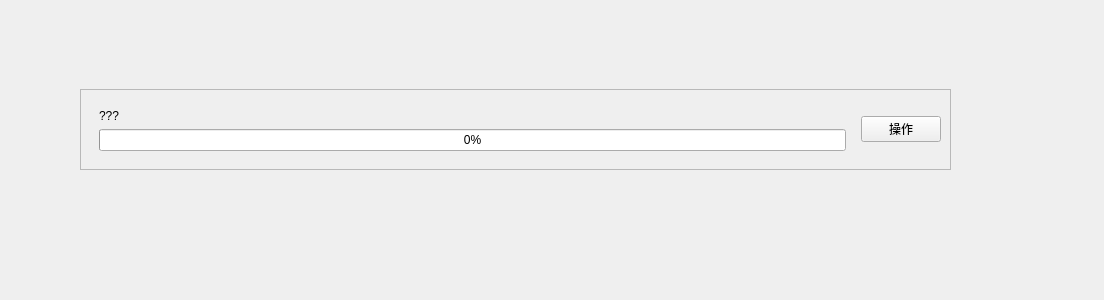
<?xml version="1.0" encoding="UTF-8"?>
<ui version="4.0">
 <class>Form</class>
 <widget class="QWidget" name="Form">
  <property name="geometry">
   <rect>
    <x>0</x>
    <y>0</y>
    <width>1104</width>
    <height>300</height>
   </rect>
  </property>
  <property name="windowTitle">
   <string>Form</string>
  </property>
  <widget class="QFrame" name="frame">
   <property name="geometry">
    <rect>
     <x>80</x>
     <y>89</y>
     <width>871</width>
     <height>81</height>
    </rect>
   </property>
   <property name="maximumSize">
    <size>
     <width>16777215</width>
     <height>81</height>
    </size>
   </property>
   <property name="frameShape">
    <enum>QFrame::StyledPanel</enum>
   </property>
   <property name="frameShadow">
    <enum>QFrame::Raised</enum>
   </property>
   <layout class="QHBoxLayout" name="horizontalLayout">
    <item>
     <widget class="QWidget" name="widget" native="true">
      <layout class="QVBoxLayout" name="verticalLayout">
       <item>
        <widget class="QLabel" name="label">
         <property name="text">
          <string>???</string>
         </property>
        </widget>
       </item>
       <item>
        <widget class="QProgressBar" name="progressBar">
         <property name="maximum">
          <number>100</number>
         </property>
         <property name="value">
          <number>0</number>
         </property>
        </widget>
       </item>
      </layout>
     </widget>
    </item>
    <item>
     <widget class="QPushButton" name="pushButton">
      <property name="text">
       <string>操作</string>
      </property>
     </widget>
    </item>
   </layout>
  </widget>
 </widget>
 <resources/>
 <connections/>
</ui>
